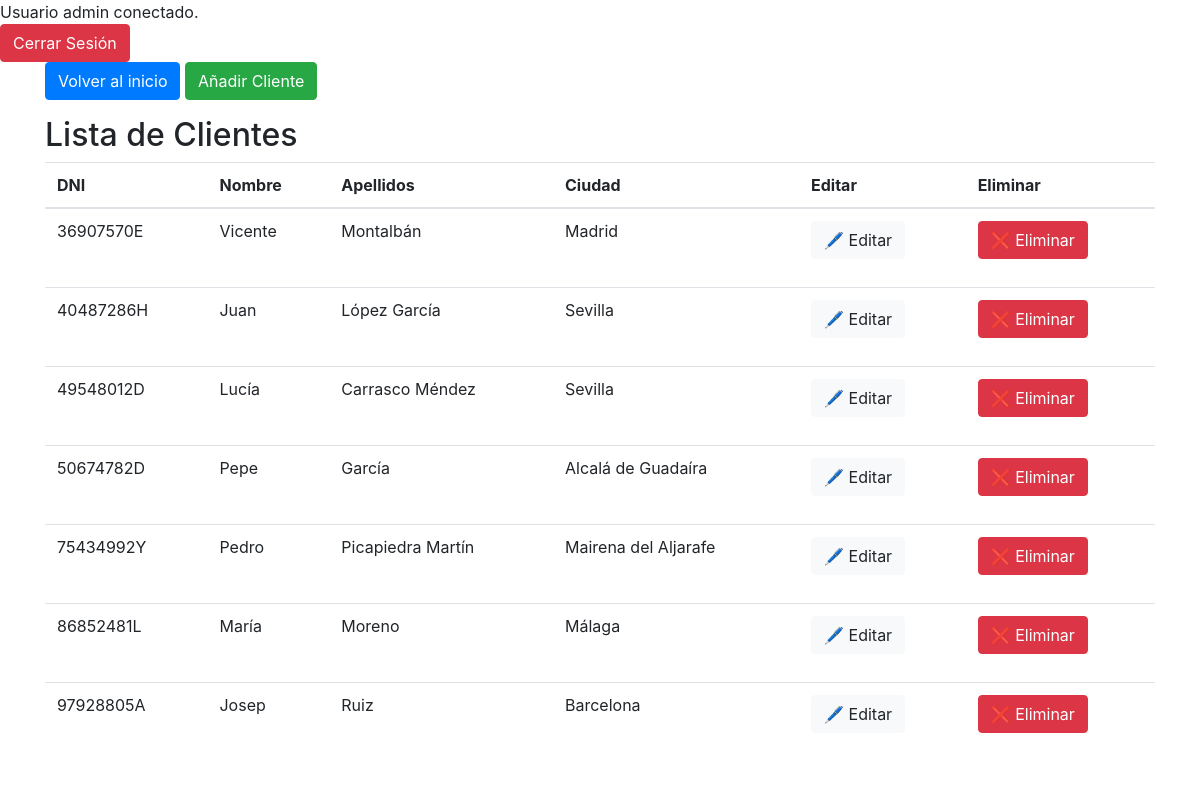
Screenshot of /ver_clientes.php (signed in) with the database file from the repository.
### tables this page shows
CREATE TABLE IF NOT EXISTS `clientes` (
  `dni_cliente` varchar(9) NOT NULL,
  `localidad` varchar(256) NOT NULL,
  `nombre` varchar(256) NOT NULL,
  `apellidos` varchar(256) NOT NULL,
  `edad` int(3) NOT NULL,
  PRIMARY KEY (`dni_cliente`),
  UNIQUE KEY `dni_cliente` (`dni_cliente`)
);

### ver_clientes.php (the view, shortened to what this page needs)
<?php
include "cabecera.php";
$query = $conexion->prepare("SELECT * FROM clientes");
$query->execute();
$result = $query->get_result();
$clientes = $result->fetch_all(MYSQLI_ASSOC);
?>
<div class="container">
    <a class="btn btn-primary" href="index.php">Volver al inicio</a>
    <a href="crear_cliente.php" class="btn btn-success">Añadir Cliente</a>
    <div class="row">
        <div class="col-md-12">
            <h2 class="mt-3">Lista de Clientes</h2>
            <table class="table">
                <thead>
                    <tr>
                        <th>DNI</th>
                        <th>Nombre</th>
                        <th>Apellidos</th>
                        <th>Ciudad</th>
                        <th>Editar</th>
                        <th>Eliminar</th>
                    </tr>
                </thead>
                <tbody>
                    <?php
                    if (count($clientes) > 0) {
                        foreach ($clientes as $cliente) {
                    ?>
                            <tr>
                                <td><?php echo $cliente["dni_cliente"]; ?></td>
                                <td><?php echo $cliente["nombre"]; ?></td>
                                <td><?php echo $cliente["apellidos"]; ?></td>
                                <td><?php echo $cliente["localidad"]; ?></td>
                                <td><a href="editar_cliente.php?dni_cliente=<?php echo $cliente["dni_cliente"]; ?>" class="btn btn-light">🖊️ Editar</a></td>
                                <td>
                                    <form method="post" action="eliminar.php">
                                        <input type="submit" class="btn btn-danger" value="❌ Eliminar">
                                    </form>
                                </td>
                            </tr>
                    <?php
                        }
                    }
                    ?>
            </table>
        </div>
    </div>
</div>

### cabecera.php (shortened to what this page needs)
<?php
if (isset($_SESSION["usuario"]) && $_SESSION["usuario"] = 'admin') {
  echo "Usuario " . $_SESSION["usuario"] . " conectado.";
  echo '<br><a class="btn btn-danger" href="logout.php">Cerrar Sesión</a>';
?>
  <!DOCTYPE html>
  <html lang="es">
  <head>
    <link rel="stylesheet" href="https://stackpath.bootstrapcdn.com/bootstrap/4.5.2/css/bootstrap.min.css" />
  </head>
  <body>
  <?php
} else {
  header("Location:login.php");
}
  ?>

### rows the page displays
clientes: dni_cliente "36907570E", nombre "Vicente", apellidos "Montalbán", localidad "Madrid"
clientes: dni_cliente "40487286H", nombre "Juan", apellidos "López García", localidad "Sevilla"
clientes: dni_cliente "49548012D", nombre "Lucía", apellidos "Carrasco Méndez", localidad "Sevilla"
clientes: dni_cliente "50674782D", nombre "Pepe", apellidos "García", localidad "Alcalá de Guadaíra"
clientes: dni_cliente "75434992Y", nombre "Pedro", apellidos "Picapiedra Martín", localidad "Mairena del Aljarafe"
clientes: dni_cliente "86852481L", nombre "María", apellidos "Moreno", localidad "Málaga"
clientes: dni_cliente "97928805A", nombre "Josep", apellidos "Ruiz", localidad "Barcelona"

### other values shown
$_SESSION["usuario"] "admin"
